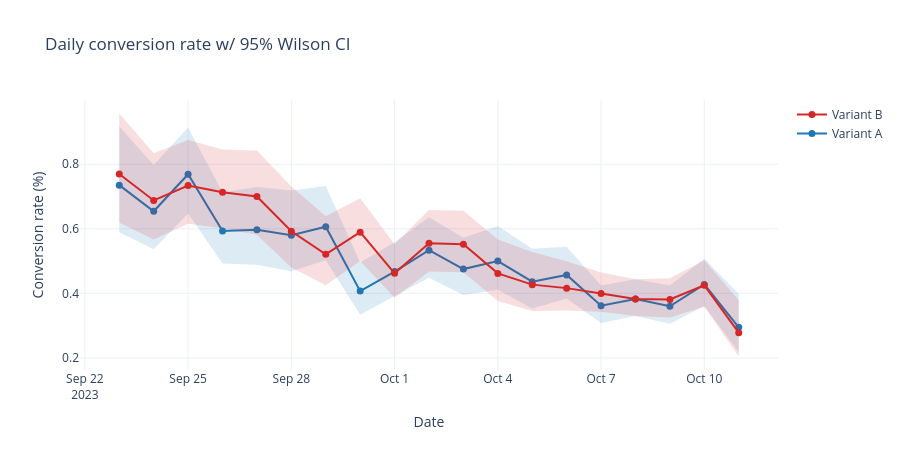

The notebook cell this image was saved under:
### Markdown cell above
## Step 5 — Consolidated Visualizations

Three purpose-built charts for the write-up:
1. Daily conversion rate with 95% CI band — the "is this stable?" chart.
2. Forest plot of the conversion-rate difference with CI — the "is the
   effect real?" chart.
3. Cumulative conversion rate over time — the "when did the effect
   stabilize?" chart for peek-safety / sequential-testing discussion.

### Code cell
# 1) Daily conversion rate w/ per-day Wilson 95% CI per variant

daily_cv_ci = daily_cv.copy()
lows, highs = proportion_confint(
    daily_cv_ci['conversions'], daily_cv_ci['visits'],
    alpha=ALPHA, method='wilson',
)
daily_cv_ci['ci_low'] = lows
daily_cv_ci['ci_high'] = highs

colors = {'A': '#1f77b4', 'B': '#d62728'}
fig = go.Figure()
for variant, grp in daily_cv_ci.groupby('variant'):
    x = list(grp['date'])
    color = colors[variant]
    # Upper CI trace (invisible line, serves as boundary for the fill)
    fig.add_trace(go.Scatter(
        x=x, y=grp['ci_high'] * 100,
        mode='lines', line=dict(width=0),
        showlegend=False, hoverinfo='skip',
    ))
    # Lower CI trace, filling up to the previous (upper) trace
    fig.add_trace(go.Scatter(
        x=x, y=grp['ci_low'] * 100,
        mode='lines', line=dict(width=0),
        fill='tonexty',
        fillcolor=f'rgba({int(color[1:3],16)},{int(color[3:5],16)},{int(color[5:7],16)},0.15)',
        showlegend=False, hoverinfo='skip',
    ))
    # Point estimate line on top
    fig.add_trace(go.Scatter(
        x=x, y=grp['conv_rate'] * 100,
        mode='lines+markers',
        line=dict(color=color, width=2),
        marker=dict(size=7, color=color),
        name=f'Variant {variant}',
    ))
fig.update_layout(
    title='Daily conversion rate w/ 95% Wilson CI',
    xaxis_title='Date', yaxis_title='Conversion rate (%)',
    height=450, hovermode='x unified',
)
fig.show()

### Figure 1 — Plotly figure (JSON) as saved in the notebook; plotly's stock layout.template omitted (floating-point values rounded to 4 significant figures)
{"data": [{"hoverinfo": "skip", "line": {"width": 0}, "mode": "lines", "showlegend": false, "type": "scatter", "x": ["2023-09-23T00:00:00", "2023-09-24T00:00:00", "2023-09-25T00:00:00", "2023-09-26T00:00:00", "2023-09-27T00:00:00", "2023-09-28T00:00:00", "2023-09-29T00:00:00", "2023-09-30T00:00:00", "2023-10-01T00:00:00", "2023-10-02T00:00:00", "2023-10-03T00:00:00", "2023-10-04T00:00:00", "2023-10-05T00:00:00", "2023-10-06T00:00:00", "2023-10-07T00:00:00", "2023-10-08T00:00:00", "2023-10-09T00:00:00", "2023-10-10T00:00:00", "2023-10-11T00:00:00"], "y": [0.9167, 0.7975, 0.9136, 0.7135, 0.7292, 0.7185, 0.7323, 0.4956, 0.5584, 0.6355, 0.5719, 0.6085, 0.5381, 0.5444, 0.4241, 0.4438, 0.4242, 0.5068, 0.398]}, {"fill": "tonexty", "fillcolor": "rgba(31,119,180,0.15)", "hoverinfo": "skip", "line": {"width": 0}, "mode": "lines", "showlegend": false, "type": "scatter", "x": ["2023-09-23T00:00:00", "2023-09-24T00:00:00", "2023-09-25T00:00:00", "2023-09-26T00:00:00", "2023-09-27T00:00:00", "2023-09-28T00:00:00", "2023-09-29T00:00:00", "2023-09-30T00:00:00", "2023-10-01T00:00:00", "2023-10-02T00:00:00", "2023-10-03T00:00:00", "2023-10-04T00:00:00", "2023-10-05T00:00:00", "2023-10-06T00:00:00", "2023-10-07T00:00:00", "2023-10-08T00:00:00", "2023-10-09T00:00:00", "2023-10-10T00:00:00", "2023-10-11T00:00:00"], "y": [0.5897, 0.5367, 0.6473, 0.4927, 0.4887, 0.4682, 0.5022, 0.334, 0.3915, 0.4482, 0.3948, 0.411, 0.3532, 0.3839, 0.3082, 0.3294, 0.3056, 0.3607, 0.2181]}, {"line": {"color": "#1f77b4", "width": 2}, "marker": {"color": "#1f77b4", "size": 7}, "mode": "lines+markers", "name": "Variant A", "type": "scatter", "x": ["2023-09-23T00:00:00", "2023-09-24T00:00:00", "2023-09-25T00:00:00", "2023-09-26T00:00:00", "2023-09-27T00:00:00", "2023-09-28T00:00:00", "2023-09-29T00:00:00", "2023-09-30T00:00:00", "2023-10-01T00:00:00", "2023-10-02T00:00:00", "2023-10-03T00:00:00", "2023-10-04T00:00:00", "2023-10-05T00:00:00", "2023-10-06T00:00:00", "2023-10-07T00:00:00", "2023-10-08T00:00:00", "2023-10-09T00:00:00", "2023-10-10T00:00:00", "2023-10-11T00:00:00"], "y": [0.7354, 0.6543, 0.7691, 0.5929, 0.597, 0.5801, 0.6065, 0.4069, 0.4676, 0.5337, 0.4752, 0.5001, 0.436, 0.4572, 0.3615, 0.3824, 0.3601, 0.4276, 0.2946]}, {"hoverinfo": "skip", "line": {"width": 0}, "mode": "lines", "showlegend": false, "type": "scatter", "x": ["2023-09-23T00:00:00", "2023-09-24T00:00:00", "2023-09-25T00:00:00", "2023-09-26T00:00:00", "2023-09-27T00:00:00", "2023-09-28T00:00:00", "2023-09-29T00:00:00", "2023-09-30T00:00:00", "2023-10-01T00:00:00", "2023-10-02T00:00:00", "2023-10-03T00:00:00", "2023-10-04T00:00:00", "2023-10-05T00:00:00", "2023-10-06T00:00:00", "2023-10-07T00:00:00", "2023-10-08T00:00:00", "2023-10-09T00:00:00", "2023-10-10T00:00:00", "2023-10-11T00:00:00"], "y": [0.9574, 0.8343, 0.875, 0.8457, 0.8426, 0.7308, 0.6387, 0.6948, 0.5522, 0.6586, 0.6558, 0.5667, 0.5283, 0.4992, 0.4647, 0.4436, 0.4465, 0.5029, 0.3783]}, {"fill": "tonexty", "fillcolor": "rgba(214,39,40,0.15)", "hoverinfo": "skip", "line": {"width": 0}, "mode": "lines", "showlegend": false, "type": "scatter", "x": ["2023-09-23T00:00:00", "2023-09-24T00:00:00", "2023-09-25T00:00:00", "2023-09-26T00:00:00", "2023-09-27T00:00:00", "2023-09-28T00:00:00", "2023-09-29T00:00:00", "2023-09-30T00:00:00", "2023-10-01T00:00:00", "2023-10-02T00:00:00", "2023-10-03T00:00:00", "2023-10-04T00:00:00", "2023-10-05T00:00:00", "2023-10-06T00:00:00", "2023-10-07T00:00:00", "2023-10-08T00:00:00", "2023-10-09T00:00:00", "2023-10-10T00:00:00", "2023-10-11T00:00:00"], "y": [0.6193, 0.5671, 0.6156, 0.6014, 0.5819, 0.4798, 0.4252, 0.5002, 0.3866, 0.4676, 0.465, 0.3764, 0.345, 0.3468, 0.3431, 0.3296, 0.3248, 0.3588, 0.2043]}, {"line": {"color": "#d62728", "width": 2}, "marker": {"color": "#d62728", "size": 7}, "mode": "lines+markers", "name": "Variant B", "type": "scatter", "x": ["2023-09-23T00:00:00", "2023-09-24T00:00:00", "2023-09-25T00:00:00", "2023-09-26T00:00:00", "2023-09-27T00:00:00", "2023-09-28T00:00:00", "2023-09-29T00:00:00", "2023-09-30T00:00:00", "2023-10-01T00:00:00", "2023-10-02T00:00:00", "2023-10-03T00:00:00", "2023-10-04T00:00:00", "2023-10-05T00:00:00", "2023-10-06T00:00:00", "2023-10-07T00:00:00", "2023-10-08T00:00:00", "2023-10-09T00:00:00", "2023-10-10T00:00:00", "2023-10-11T00:00:00"], "y": [0.7701, 0.6879, 0.734, 0.7132, 0.7003, 0.5922, 0.5212, 0.5896, 0.4621, 0.555, 0.5522, 0.4619, 0.427, 0.4161, 0.3993, 0.3824, 0.3809, 0.4248, 0.278]}], "layout": {"height": 450, "hovermode": "x unified", "title": {"text": "Daily conversion rate w/ 95% Wilson CI"}, "xaxis": {"title": {"text": "Date"}}, "yaxis": {"title": {"text": "Conversion rate (%)"}}}}
